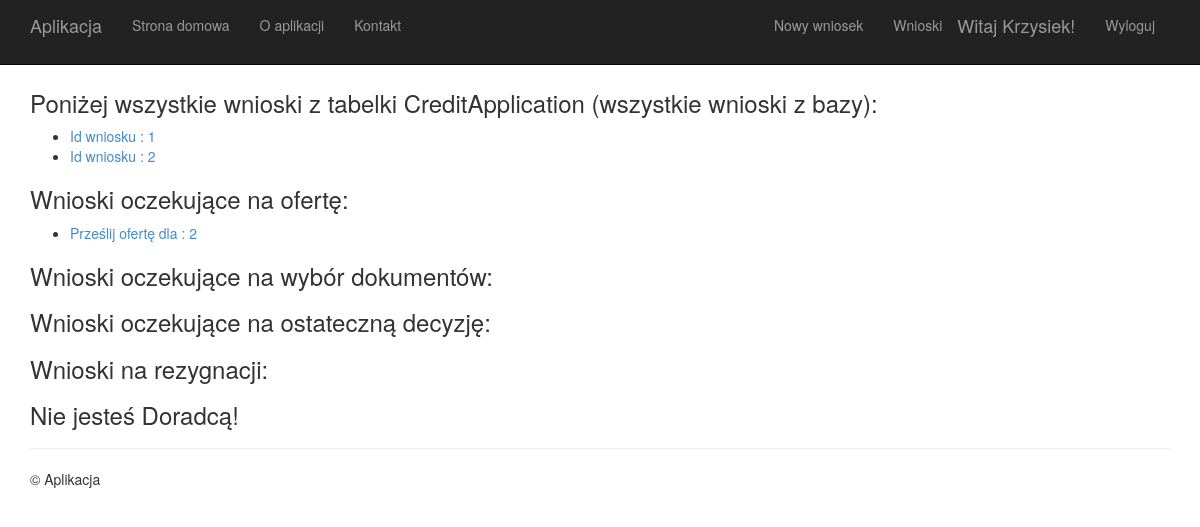
The page /wniosek/ (signed in) on the database as committed earlier.
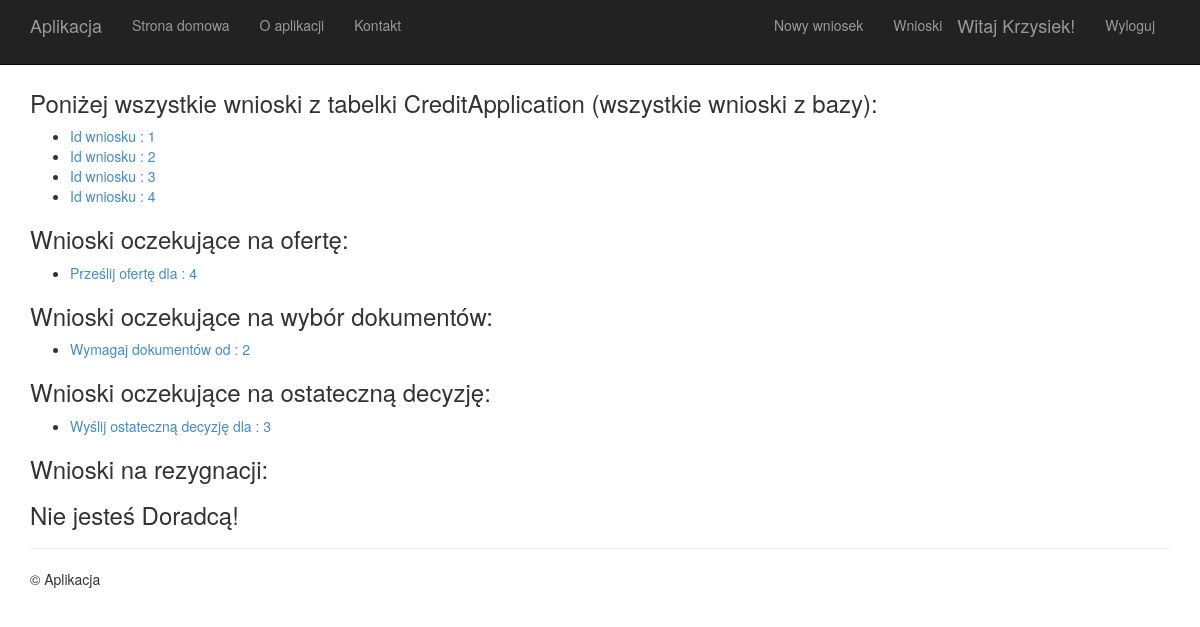
The same page on the database as committed later.
### app/models.py (models this page shows)
class CreditApplication(models.Model):
    id = models.AutoField(primary_key = True) # automatycznie się dodaje
    personal_data = models.OneToOneField(PersonalData, on_delete=models.CASCADE,blank = False,null=True)#jesli usuniety zostanie człowieczek to również usuniety będzie dokument, unikatowy system nie pozwoli na dodanie nowego wniosku kredytowego dla danej osoby
    icome = models.ForeignKey(IncomeName,on_delete=models.CASCADE,blank = True,null=True) # niewymagalne, moze być puste
    proposed_offer = models.ForeignKey(ProposedOffer,on_delete=models.CASCADE,blank = True,null=True)# niewymagalne, moze być puste
    confirmed_offer = models.ForeignKey(ConfirmedOffer,on_delete=models.CASCADE,blank = True,null=True)#może być pusty niewymagany
    required_document = models.ForeignKey(RequiredDocument,on_delete=models.CASCADE,blank = True,null=True)# niewymagalne, moze być puste
    added_documents = models.ForeignKey(SentDocument,on_delete=models.CASCADE,blank=True,null=True)# niewymagalne, moze być puste
    status = models.ForeignKey(AccessStatus,on_delete=models.CASCADE,blank = False) # wymagalne
    comment = models.CharField(max_length= 50,blank=True,null=True)# dodane pole do wprowadzenia komentarza

### app/views.py (the view, shortened to what this page needs)
# urls.py: url(r'^wniosek/$',app.views.indexOfertaView,
def indexOfertaView(request):
    try:
        all_creditapplications = CreditApplication.objects.all()#wszystkie wnioski
    except CreditApplication.DoesNotExist:
        return render(request,
                  'app/komunikat.html',
                  {'message':'W bazie nie ma żadnych wniosków.'})
    uzytkownikaktualny =  request.user.id #id aktualnie zalogowanego uzytkownika
    try:
        uzytkownikzbazy = PortalUser.objects.get(id_user_id__exact=uzytkownikaktualny)#rekord aktualnego użytkownika
    except PortalUser.DoesNotExist:
        return render(request,
                  'app/komunikat.html',
                  {'message':'Użytkownik nie ma przypisanej roli.'})
    zawoduzytkownikazbazy = uzytkownikzbazy.role#zawod aktualnego uzytkownika z bazy: Doradca lub Pracownik Banku
    if zawoduzytkownikazbazy=='Pracownik banku':
       creditapplications_wait_for_confirmed_offert = None
       creditapplications_wait_for_add_documents = None
       creditapplications_complete_app = None
       creditapplications_in_rejection = None
       try:#tutaj w zasadzie będzie tylko 2,3 - pozostałe są na innych etapach.- to przerobić tylko na 2
           creditapplications_for_person =  CreditApplication.objects.filter(Q(status='2')|Q(status='4')|Q(status='6')|Q(status='8')).order_by('id')#wszystkie wnioski dla pracownika banku
       except CreditApplication.DoesNotExist:
              return render(request,
                  'app/komunikat.html',
                  {'message':'Pracownik banku nie ma wniosków, na których może pracować'})
       etykieta_na_strone = 'Wnioski po stronie Pracownika banku. 2/4/6/8'
       doklej_url = 'wyslijoferte'
       doklej_etykiete = 'Zaproponuj ofertę do wniosku'
       try:
           creditapplications_wait_for_offert =  CreditApplication.objects.filter(Q(status='2')).order_by('id')#wszystkie wnioski dla pracownika banku oczekujace na ofertę
       except CreditApplication.DoesNotExist:
           creditapplications_wait_for_offert = None
       try:
           creditapplications_wait_for_documents =  CreditApplication.objects.filter(Q(status='4')).order_by('id')#wszystkie wnioski dla pracownika banku oczekujące na dokumenty
       except CreditApplication.DoesNotExist:
           creditapplications_wait_for_documents = None
       try:
           creditapplications_wait_for_decision =  CreditApplication.objects.filter(Q(status='6')).order_by('id')#wszystkie wnioski dla pracownika banku oczekujace na ostateczną decyzję
       except CreditApplication.DoesNotExist:
           creditapplications_wait_for_decision = None
       try:
           creditapplications_in_resignation =  CreditApplication.objects.filter(Q(status='8')).order_by('id')#wszystkie wnioski dla pracownika banku na rezygnacji klienta - może odczytać powód
       except CreditApplication.DoesNotExist:
           creditapplications_wait_for_decision = None
    return render(request,
                  'app/indexOferta.html',
                  {
                      'all_creditapplications':all_creditapplications,
                      'creditapplications_for_person':creditapplications_for_person,
                      'etykieta_na_strone':etykieta_na_strone,
                      'doklej_url':doklej_url,
                      'doklej_etykiete':doklej_etykiete,
                      'creditapplications_wait_for_offert':creditapplications_wait_for_offert,#dopisane
                      'zawoduzytkownikazbazy':zawoduzytkownikazbazy,#dopisane
                      'creditapplications_wait_for_documents':creditapplications_wait_for_documents,#dopisane
                      'creditapplications_wait_for_decision':creditapplications_wait_for_decision,#dopisane
                      'creditapplications_in_resignation':creditapplications_in_resignation,#dopisane
                      'creditapplications_wait_for_confirmed_offert':creditapplications_wait_for_confirmed_offert,#dopisane8
                      'creditapplications_wait_for_add_documents':creditapplications_wait_for_add_documents,#dopisane8
                      'creditapplications_complete_app':creditapplications_complete_app,#dopisane8
                      'creditapplications_in_rejection':creditapplications_in_rejection,
                      })

### app/templates/app/indexOferta.html (shortened to what this page needs)
﻿{% extends "app/layout.html" %}
{% block content %}
{% if all_creditapplications %}
<h3>Poniżej wszystkie wnioski z tabelki CreditApplication (wszystkie wnioski z bazy):</h3>
<ul>
    {% for creditapplication in all_creditapplications %}
    <li><a href="/wniosek/{{ creditapplication.id }}/">Id wniosku : {{ creditapplication.id }}</a></li>
    {% endfor %}
</ul>
{% endif %}
{% if zawoduzytkownikazbazy == "Pracownik banku" %}
<h3>Wnioski oczekujące na ofertę:</h3>
<ul>
    {% for creditapplication in creditapplications_wait_for_offert %}
    <li><a href="/wniosek/{{ creditapplication.id }}/wyslijoferte/">Prześlij ofertę dla : {{ creditapplication.id }}</a></li>
    {% endfor %}
</ul>
<h3>Wnioski oczekujące na wybór dokumentów:</h3>
<ul>
    {% for creditapplication in creditapplications_wait_for_documents %}
    <li><a href="/wniosek/{{ creditapplication.id }}/wyslijwymaganedokumenty/">Wymagaj dokumentów od : {{ creditapplication.id }}</a></li>
    {% endfor %}
</ul>
<h3>Wnioski oczekujące na ostateczną decyzję:</h3>
<ul>
    {% for creditapplication in creditapplications_wait_for_decision %}
    <li><a href="/wniosek/{{ creditapplication.id }}/ostatecznadecyzja/">Wyślij ostateczną decyzję dla  : {{ creditapplication.id }}</a></li>
    {% endfor %}
</ul>
<h3>Wnioski na rezygnacji:</h3>
{% else %}
<h3>Nie jesteś pracownikiem banku</h3>
{% endif %}
{% if zawoduzytkownikazbazy == "Doradca" %}
<h3>Wnioski oczekujące na zatwierdzenie oferty:</h3>
<ul>
    {% for creditapplication in creditapplications_wait_for_confirmed_offert %}
    <li><a href="/wniosek/{{ creditapplication.id }}/zatwierdzoferte/">Zatwierdź ofertę na wniosku  : {{ creditapplication.id }}</a></li>
    {% endfor %}
</ul>
<h3>Wnioski oczekujące na wybór / dodanie  dokumentów:</h3>
<ul>
    {% for creditapplication in creditapplications_wait_for_add_documents %}
    <li><a href="/wniosek/{{ creditapplication.id }}/przeslijdokumenty/">Dodaj dokumenty na : {{ creditapplication.id }}</a></li>
    {% endfor %}
</ul>
<h3>Wnioski pozytywnie rozpatrzone:</h3>
<ul>
    {% for creditapplication in creditapplications_complete_app %}
    <li><a href="/wniosek/{{ creditapplication.id }}/">Kredyt wypłacono na  : {{ creditapplication.id }}</a></li>
    {% endfor %}
</ul>
<h3>Wnioski na odrzuceniu po decyzji banku :</h3>
<ul>
    {% for creditapplication in creditapplications_in_rejection %}
    <li><a href="/wniosek/{{ creditapplication.id }}/">Bank odrzucił wniosek  : {{ creditapplication.id }}</a></li>
    {% endfor %}
</ul>
{% else %}
<h3>Nie jesteś Doradcą!</h3>
{% endif %}
{% endblock %}

Rows that differ between the two databases and show on the page:
changed CreditApplication id 2: moves from the list under "Wnioski oczekujące na ofertę:" to the list under "Wnioski oczekujące na wybór dokumentów:"
added CreditApplication: id "3"
added CreditApplication: id "4"
